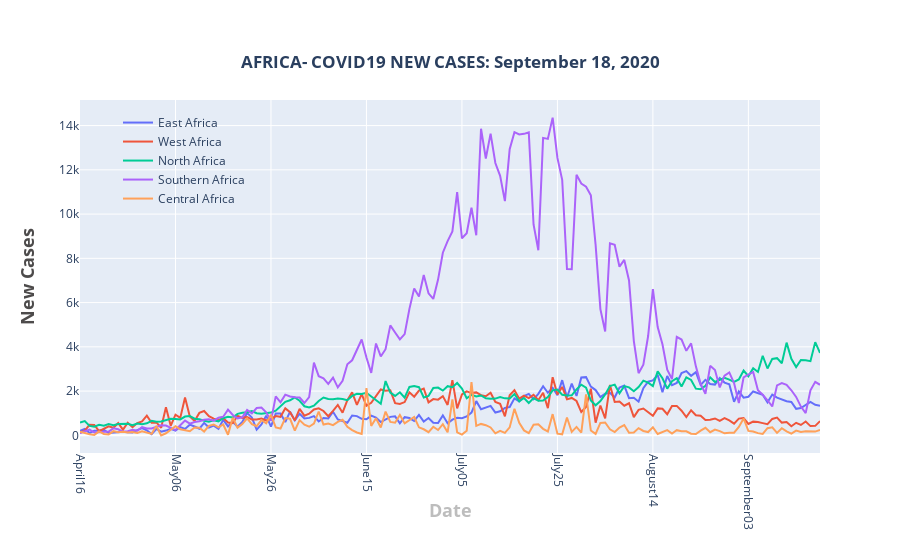

Notebook code for this chart:
### Markdown cell above
### NEW CASES BY REGION

### Code cell
fig = go.Figure()

total_per_day1 = []
for date in dates:    
    total = east_africa[date].str.replace('+','').fillna(0).str.replace(',','').fillna(0).astype(int).sum()
    total_per_day1.append(total)

fig.add_trace(go.Scatter(
x=dates,
y =total_per_day1,
    name ="East Africa",
    mode='lines'
    
))

total_per_day2 = []
for date in dates:    
    total = west_africa[date].str.replace('+','').fillna(0).str.replace(',','').fillna(0).astype(int).sum()
    total_per_day2.append(total)

fig.add_trace(go.Scatter(
x=dates,
y =total_per_day2,
    name ="West Africa",
    mode='lines'
   
))


total_per_day3 = []
for date in dates:    
    total = north_africa[date].str.replace('+','').fillna(0).str.replace(',','').fillna(0).astype(int).sum()
    total_per_day3.append(total)

fig.add_trace(go.Scatter(
x=dates,
y =total_per_day3,
    name ="North Africa",
    mode='lines'
    
))

total_per_day4 = []
for date in dates:    
    total = southern_africa[date].str.replace('+','').fillna(0).str.replace(',','').fillna(0).astype(int).sum()
    total_per_day4.append(total)

fig.add_trace(go.Scatter(
x=dates,
y =total_per_day4,
    name ="Southern Africa",
    mode='lines'
    
))

total_per_day5 = []
for date in dates:    
    total = central_africa[date].str.replace('+','').fillna(0).str.replace(',','').fillna(0).astype(int).sum()
    total_per_day5.append(total)

fig.add_trace(go.Scatter(
x=dates,
y =total_per_day5,
    name ="Central Africa",
    mode='lines'
    
))

fig.update_layout(
    title={
        'text': '<b>'+'AFRICA- COVID19 NEW CASES: ' + date_string +'</b>',
        'y':0.9,
        'x':0.5,
        'xanchor': 'center',
        'yanchor': 'top'},
    xaxis=dict(title='<b>Date</b>',titlefont_size=18, titlefont=dict(color='#BDBDBD'),nticks=8),
    yaxis=dict(title='<b>New Cases</b>',titlefont_size=18,  titlefont=dict(color='#4D4B4B')),
    xaxis_tickangle=90,
    legend=dict(x=0.05, y=0.98,traceorder="normal",borderwidth=1,bgcolor='rgba(255, 255, 255, 0)',bordercolor='rgba(255, 255, 255, 0)',)
)

   
fig.show()

### Figure 1 — Plotly figure (JSON) as saved in the notebook; plotly's stock layout.template omitted (floating-point values rounded to 4 significant figures; data arrays with more than 128 entries replaced by an {"elided": "..."} marker saying what was removed)
{"data": [{"mode": "lines", "name": "East Africa", "type": "scatter", "x": {"elided": "156 str values"}, "y": {"elided": "156 int values"}}, {"mode": "lines", "name": "West Africa", "type": "scatter", "x": {"elided": "156 str values"}, "y": {"elided": "156 int values"}}, {"mode": "lines", "name": "North Africa", "type": "scatter", "x": {"elided": "156 str values"}, "y": {"elided": "156 int values"}}, {"mode": "lines", "name": "Southern Africa", "type": "scatter", "x": {"elided": "156 str values"}, "y": {"elided": "156 int values"}}, {"mode": "lines", "name": "Central Africa", "type": "scatter", "x": {"elided": "156 str values"}, "y": {"elided": "156 int values"}}], "layout": {"legend": {"bgcolor": "rgba(255, 255, 255, 0)", "bordercolor": "rgba(255, 255, 255, 0)", "borderwidth": 1, "traceorder": "normal", "x": 0.05, "y": 0.98}, "title": {"text": "<b>AFRICA- COVID19 NEW CASES: September 18, 2020</b>", "x": 0.5, "xanchor": "center", "y": 0.9, "yanchor": "top"}, "xaxis": {"nticks": 8, "tickangle": 90, "title": {"font": {"color": "#BDBDBD", "size": 18}, "text": "<b>Date</b>"}}, "yaxis": {"title": {"font": {"color": "#4D4B4B", "size": 18}, "text": "<b>New Cases</b>"}}}}
